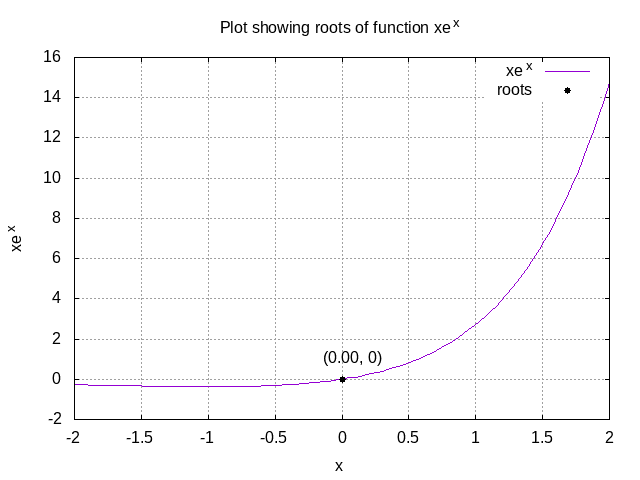

Here is the gnuplot script that generated this plot:
set grid
plot [-2:2] [] x*exp(x) title "xe^x", "output_a.dat" using 1:2:(sprintf("(%.2f, %d)",$1,$2)) with labels point  pt 7 offset char 1,1 title "roots"
set title "Plot showing roots of function xe^x"
set xlabel "x"
set ylabel "xe^x"
set terminal png
set output "plot_a.png"
replot
